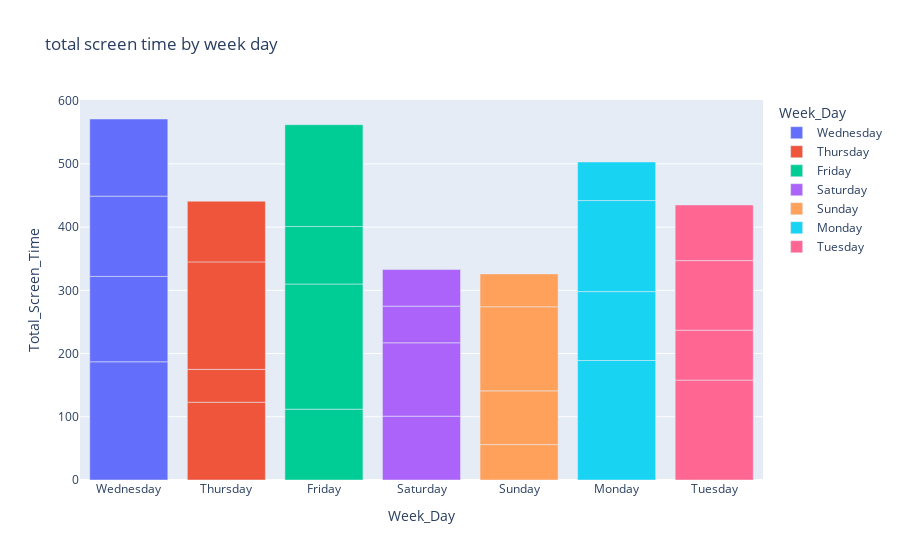

The cell this chart's notebook holds for it:
### Code cell
fig = px.bar(df, x="Week_Day", y="Total_Screen_Time", color="Week_Day", title="total screen time by week day")
fig.show()

### Figure 1 — Plotly figure (JSON) as saved in the notebook; plotly's stock layout.template omitted (floating-point values rounded to 4 significant figures)
{"data": [{"alignmentgroup": "True", "hovertemplate": "Week_Day=%{x}<br>Total_Screen_Time=%{y}<extra></extra>", "legendgroup": "Wednesday", "marker": {"color": "#636efa", "pattern": {"shape": ""}}, "name": "Wednesday", "offsetgroup": "Wednesday", "orientation": "v", "showlegend": true, "textposition": "auto", "type": "bar", "x": ["Wednesday", "Wednesday", "Wednesday", "Wednesday"], "xaxis": "x", "y": [187, 135, 127, 122], "yaxis": "y"}, {"alignmentgroup": "True", "hovertemplate": "Week_Day=%{x}<br>Total_Screen_Time=%{y}<extra></extra>", "legendgroup": "Thursday", "marker": {"color": "#EF553B", "pattern": {"shape": ""}}, "name": "Thursday", "offsetgroup": "Thursday", "orientation": "v", "showlegend": true, "textposition": "auto", "type": "bar", "x": ["Thursday", "Thursday", "Thursday", "Thursday"], "xaxis": "x", "y": [123, 52, 170, 96], "yaxis": "y"}, {"alignmentgroup": "True", "hovertemplate": "Week_Day=%{x}<br>Total_Screen_Time=%{y}<extra></extra>", "legendgroup": "Friday", "marker": {"color": "#00cc96", "pattern": {"shape": ""}}, "name": "Friday", "offsetgroup": "Friday", "orientation": "v", "showlegend": true, "textposition": "auto", "type": "bar", "x": ["Friday", "Friday", "Friday", "Friday"], "xaxis": "x", "y": [112, 198, 91, 161], "yaxis": "y"}, {"alignmentgroup": "True", "hovertemplate": "Week_Day=%{x}<br>Total_Screen_Time=%{y}<extra></extra>", "legendgroup": "Saturday", "marker": {"color": "#ab63fa", "pattern": {"shape": ""}}, "name": "Saturday", "offsetgroup": "Saturday", "orientation": "v", "showlegend": true, "textposition": "auto", "type": "bar", "x": ["Saturday", "Saturday", "Saturday", "Saturday"], "xaxis": "x", "y": [101, 116, 58, 58], "yaxis": "y"}, {"alignmentgroup": "True", "hovertemplate": "Week_Day=%{x}<br>Total_Screen_Time=%{y}<extra></extra>", "legendgroup": "Sunday", "marker": {"color": "#FFA15A", "pattern": {"shape": ""}}, "name": "Sunday", "offsetgroup": "Sunday", "orientation": "v", "showlegend": true, "textposition": "auto", "type": "bar", "x": ["Sunday", "Sunday", "Sunday", "Sunday"], "xaxis": "x", "y": [56, 85, 133, 52], "yaxis": "y"}, {"alignmentgroup": "True", "hovertemplate": "Week_Day=%{x}<br>Total_Screen_Time=%{y}<extra></extra>", "legendgroup": "Monday", "marker": {"color": "#19d3f3", "pattern": {"shape": ""}}, "name": "Monday", "offsetgroup": "Monday", "orientation": "v", "showlegend": true, "textposition": "auto", "type": "bar", "x": ["Monday", "Monday", "Monday", "Monday"], "xaxis": "x", "y": [189, 109, 144, 61], "yaxis": "y"}, {"alignmentgroup": "True", "hovertemplate": "Week_Day=%{x}<br>Total_Screen_Time=%{y}<extra></extra>", "legendgroup": "Tuesday", "marker": {"color": "#FF6692", "pattern": {"shape": ""}}, "name": "Tuesday", "offsetgroup": "Tuesday", "orientation": "v", "showlegend": true, "textposition": "auto", "type": "bar", "x": ["Tuesday", "Tuesday", "Tuesday", "Tuesday"], "xaxis": "x", "y": [158, 79, 110, 88], "yaxis": "y"}], "layout": {"barmode": "relative", "legend": {"title": {"text": "Week_Day"}, "tracegroupgap": 0}, "title": {"text": "total screen time by week day"}, "xaxis": {"anchor": "y", "categoryarray": ["Wednesday", "Thursday", "Friday", "Saturday", "Sunday", "Monday", "Tuesday"], "categoryorder": "array", "domain": [0, 1], "title": {"text": "Week_Day"}}, "yaxis": {"anchor": "x", "domain": [0, 1], "title": {"text": "Total_Screen_Time"}}}}
